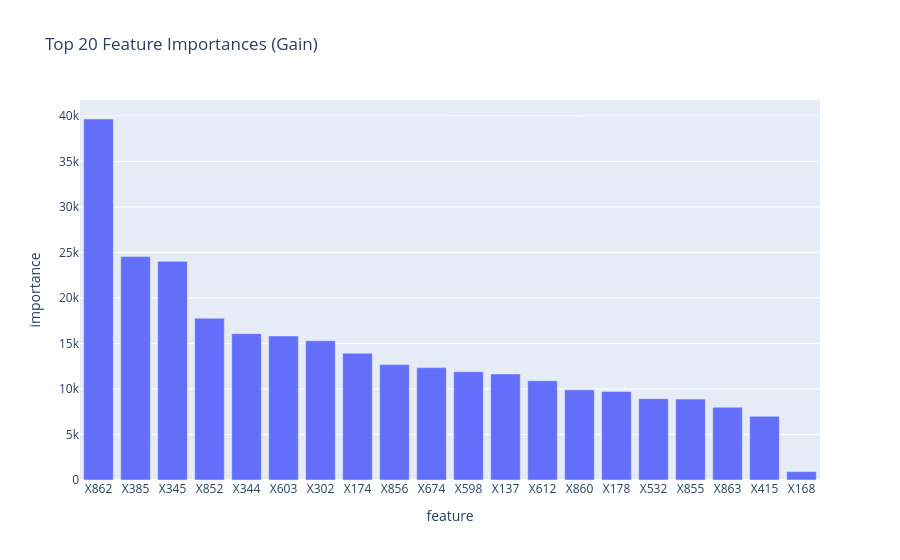

Write notebook code for a chart like this one.
### Code cell
importances = model.feature_importance(importance_type='gain')
feature_importance_df = pls.DataFrame({
    "feature": train_feature_list,
    "importance": importances
}).sort("importance", descending=True)

feature_importance_df.head(20)

px.bar(feature_importance_df.head(20).to_pandas(), x="feature", y="importance", title="Top 20 Feature Importances (Gain)").show()

### Figure 1 — Plotly figure (JSON) as saved in the notebook; plotly's stock layout.template omitted (floating-point values rounded to 4 significant figures)
{"data": [{"hovertemplate": "feature=%{x}<br>importance=%{y}<extra></extra>", "legendgroup": "", "marker": {"color": "#636efa", "pattern": {"shape": ""}}, "name": "", "orientation": "v", "showlegend": false, "textposition": "auto", "type": "bar", "x": ["X862", "X385", "X345", "X852", "X344", "X603", "X302", "X174", "X856", "X674", "X598", "X137", "X612", "X860", "X178", "X532", "X855", "X863", "X415", "X168"], "xaxis": "x", "y": [39650.0, 24540.0, 24020.0, 17770.0, 16070.0, 15830.0, 15300.0, 13920.0, 12680.0, 12350.0, 11890.0, 11650.0, 10910.0, 9903.0, 9731.0, 8937.0, 8888.0, 7991.0, 6993.0, 920.4], "yaxis": "y"}], "layout": {"barmode": "relative", "legend": {"tracegroupgap": 0}, "title": {"text": "Top 20 Feature Importances (Gain)"}, "xaxis": {"anchor": "y", "domain": [0, 1], "title": {"text": "feature"}}, "yaxis": {"anchor": "x", "domain": [0, 1], "title": {"text": "importance"}}}}
